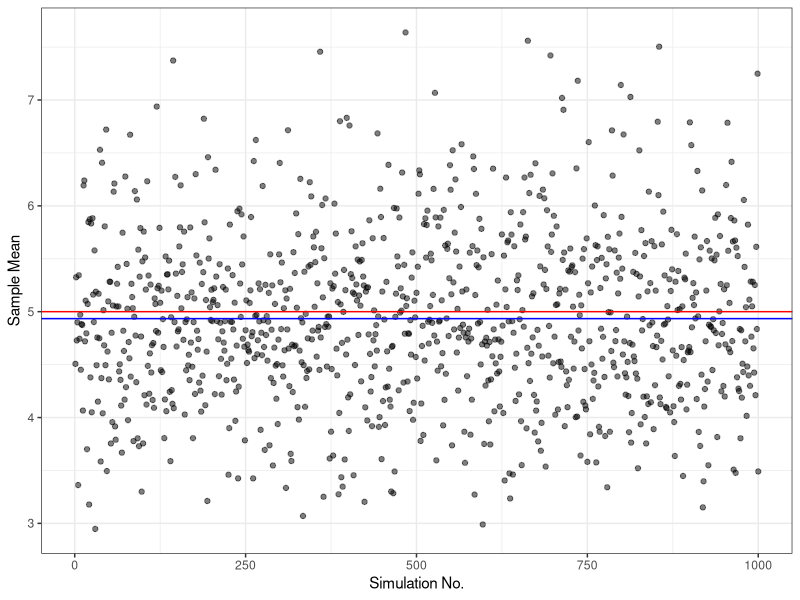
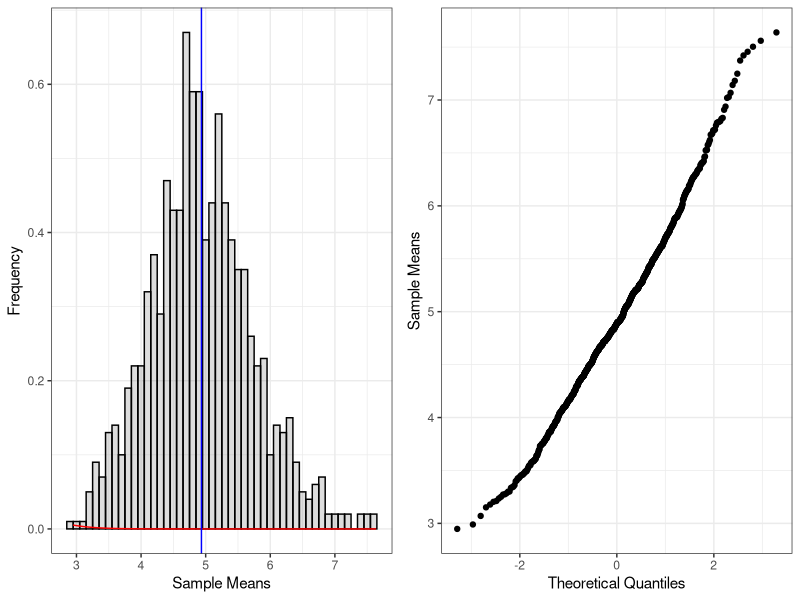

R code for these plots, in order:
## ---- chunk 1

nosim <- 1000
n <- 40
lambda <- 0.2
set.seed(1400) 

sample.mean <- NULL
for (i in 1:nosim) {
    sample.mean[i] <- mean(rexp(n,lambda))
}

## ---- chunk 2
Theoretical.mean <- 1/lambda
Observed.mean <- mean(sample.mean)
## ---- chunk 3
library(ggplot2)
dat <- as.data.frame(sample.mean)
g <- ggplot(dat, aes(x = 1:1000, y=sample.mean)) + geom_point(alpha = .5)
g <- g + geom_hline(yintercept = (1/lambda), color = "red")
g <- g + geom_hline(yintercept = mean(sample.mean), color = "blue")
g <- g + labs(x = "Simulation No.", y = "Sample Mean")
g <- g + theme_bw()
g
## ---- chunk 4
Theoretical.variance <- (1/lambda)^2/n
Observed.variance <- var(sample.mean)
## ---- chunk 5
library(grid)
library(gridExtra)

g1 <- ggplot(dat, aes(x = sample.mean)) + geom_histogram(alpha = .20, binwidth=.1, colour = "black",aes(y = ..density..)) 
g1 <- g1 + stat_function(fun = dnorm, colour = "red", arg = list(mean = Theoretical.mean, sd=sqrt(Theoretical.variance)))
g1 <- g1 + geom_vline(xintercept = mean(sample.mean), color = "blue")
g1 <- g1 + labs(x = "Sample Means", y = "Frequency")
g1 <- g1 + theme_bw()

g2 <- ggplot(dat, aes(sample = sample.mean)) + stat_qq()
g2 <- g2 + labs(x = "Theoretical Quantiles", y = "Sample Means")
g2 <- g2 + theme_bw()

grid.arrange(g1,g2,ncol=2)
